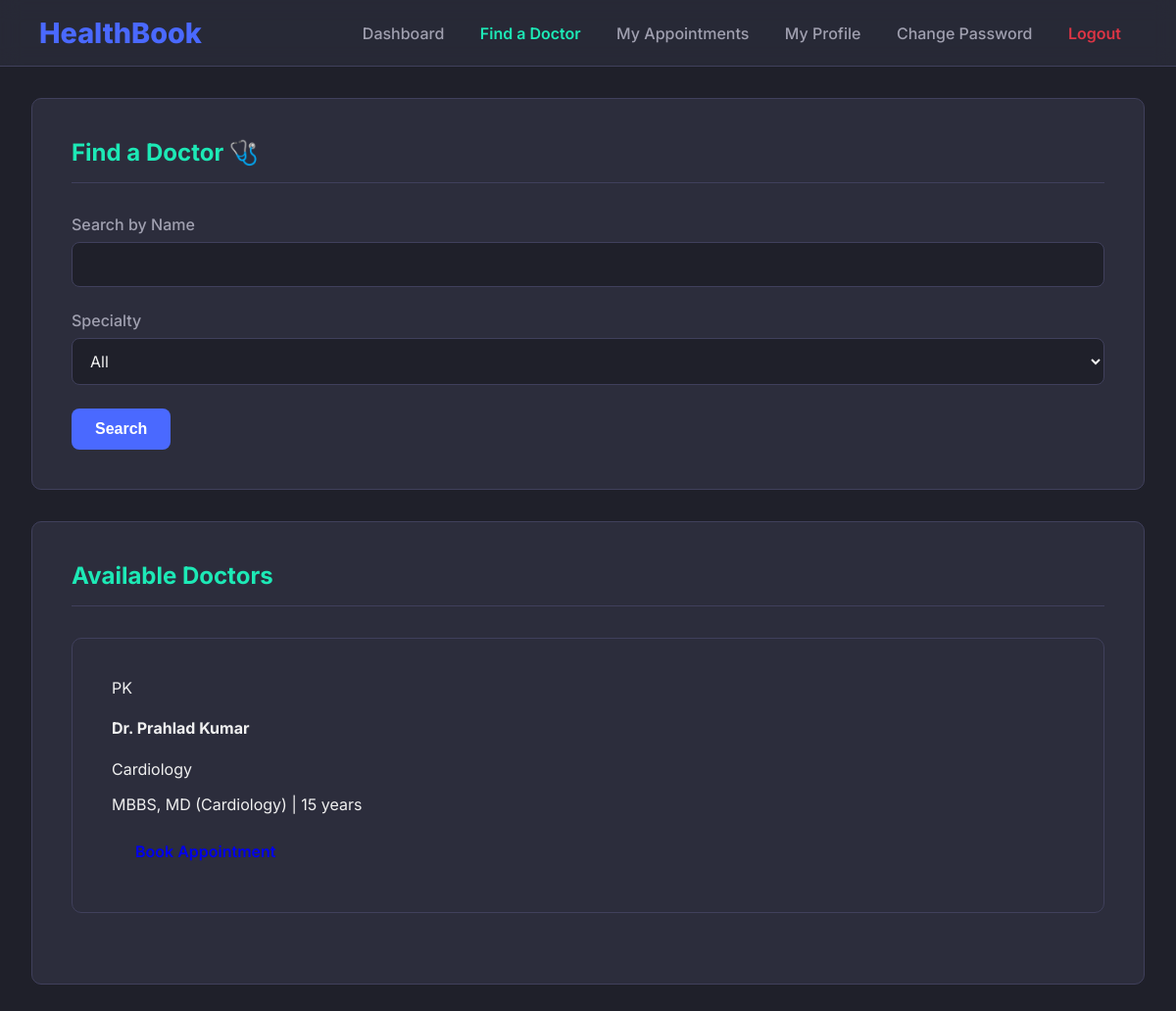
The app's page /patient/find-doctors/ with its own data.
### doctor/models.py (models this page shows, shortened)
class Doctor(models.Model):
    fname = models.CharField(max_length=30)
    lname = models.CharField(max_length=30)
    email = models.EmailField(unique=True)
    password = models.CharField(max_length=100)
    specialization = models.CharField(max_length=50)
    years_of_experience = models.PositiveIntegerField()
    qualification = models.CharField(max_length=100)
    contact_number = models.CharField(max_length=15,default='Not Provided')
    address = models.CharField(max_length=200,default='Unknown Address')
    bio = models.TextField(blank=True, null=True)
    created_at = models.DateTimeField(auto_now_add=True)
    updated_at = models.DateTimeField(auto_now=True)

### patient/views.py (the view)
# urls.py: path('patient/find-doctors/', patient_views.find_doctors, name='find_doctors'),
def find_doctors(request):
    search_query = request.GET.get('doctor_name', '').strip()
    specialty_filter = request.GET.get('specialty', '').strip()
    doctors = Doctor.objects.all()
    if search_query:
        doctors = doctors.filter(fname__icontains=search_query) | doctors.filter(lname__icontains=search_query)
    if specialty_filter:
        doctors = doctors.filter(specialization__iexact=specialty_filter)
    specialties = Doctor.objects.values_list('specialization', flat=True).distinct()
    return render(request, 'patient/find_doctors.html', {
        'doctors': doctors,
        'specialties': specialties,
        'search_query': search_query,
        'specialty_filter': specialty_filter
    })

### patient/templates/patient/find_doctors.html (shortened to what this page needs)
{% extends 'patient/base_dashboard.html' %}
{% block nav_find_doctor %}active{% endblock %}
{% block content %}
<div class="card">
    <h3>Find a Doctor 🩺</h3>
    <form method="GET" class="search-form-grid">
        <div class="form-group">
            <label>Search by Name</label>
            <input type="text" name="doctor_name" value="{{ search_query }}" class="form-input">
        </div>
        <div class="form-group">
            <label>Specialty</label>
            <select name="specialty" class="form-select">
                <option value="">All</option>
            </select>
        </div>
        <button class="btn-submit">Search</button>
    </form>
</div>
<div class="card">
    <h3>Available Doctors</h3>
    {% if doctors %}
    <div class="doctor-grid">
        {% for d in doctors %}
        <div class="doctor-card card">
            <div class="doctor-header">
                <div class="doctor-avatar">{{ d.fname|first }}{{ d.lname|first }}</div>
                <div>
                    <h4>Dr. {{ d.fname }} {{ d.lname }}</h4>
                    <p>{{ d.specialization }}</p>
                </div>
            </div>
            <p class="doctor-details">{{ d.qualification }} | {{ d.years_of_experience }} years</p>
            <div class="doctor-footer">
                <a href="{% url 'book_apponiment' d.id %}" class="btn btn-book">Book Appointment</a>
            </div>
        </div>
        {% endfor %}
    </div>
    {% else %}
        <div class="empty-state">No doctors found.</div>
    {% endif %}
</div>
{% endblock %}

### patient/templates/patient/base_dashboard.html (style rules this page uses)
:root { --bg-dark: #1f202a; --card-dark: #2c2d3c; --primary-blue: #4a69ff; --text-light: #f0f0f0; --text-muted: #a0a0b0; --border-color: #40405c; --success: #28a745; --error: #dc3545; --accent-green: #28a745; --accent-teal: #1de9b6; --primary-gradient: linear-gradient(90deg, var(--accent-green), var(--accent-teal)); }
body { background-color: var(--bg-dark); color: var(--text-light); margin: 0; font-family: 'Inter', -apple-system, BlinkMacSystemFont, "Segoe UI", Roboto, sans-serif; }
.card { background-color: var(--card-dark); border-radius: 10px; padding: 2.5rem; border: 1px solid var(--border-color); margin-bottom: 2rem; opacity: 0; transform: translateY(20px); transition: opacity 0.5s ease-out, transform 0.5s ease-out; }
.card.is-visible { opacity: 1; transform: translateY(0); }
.card h3 { font-size: 1.5rem; font-weight: 700; color: var(--accent-teal); margin: 0 0 2rem 0; border-bottom: 1px solid var(--border-color); padding-bottom: 1rem; }
.form-group { margin-bottom: 1.5rem; }
.form-group label { display: block; margin-bottom: 0.5rem; color: var(--text-muted); font-weight: 500; }
.form-input, .form-textarea, .form-select { width: 100%; padding: 12px 14px; border-radius: 8px; border: 1px solid var(--border-color); background-color: var(--bg-dark); color: var(--text-light); font-size: 1rem; box-sizing: border-box; font-family: 'Inter', sans-serif; transition: border-color 0.3s, box-shadow 0.3s; }
.btn, .btn-submit { text-decoration: none; padding: 12px 24px; font-weight: 600; border-radius: 8px; font-size: 1rem; border: none; cursor: pointer; transition: all 0.3s ease; display: inline-block; }
.btn-submit { background: var(--primary-blue); color: white; }

### records on screen
Doctor: fname|first "P", lname|first "K", fname "Prahlad", lname "Kumar", specialization "Cardiology", qualification "MBBS, MD (Cardiology)", years_of_experience "15"
